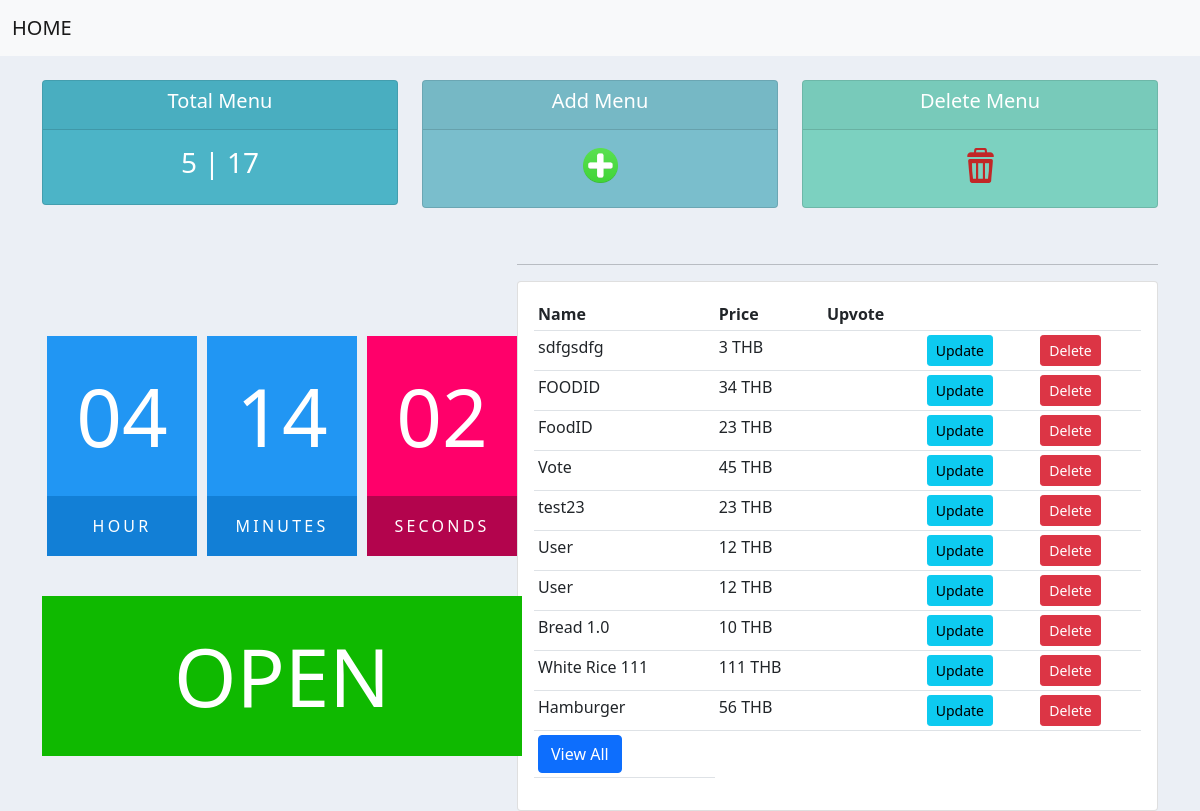
The app's page /dashboard/, older data.
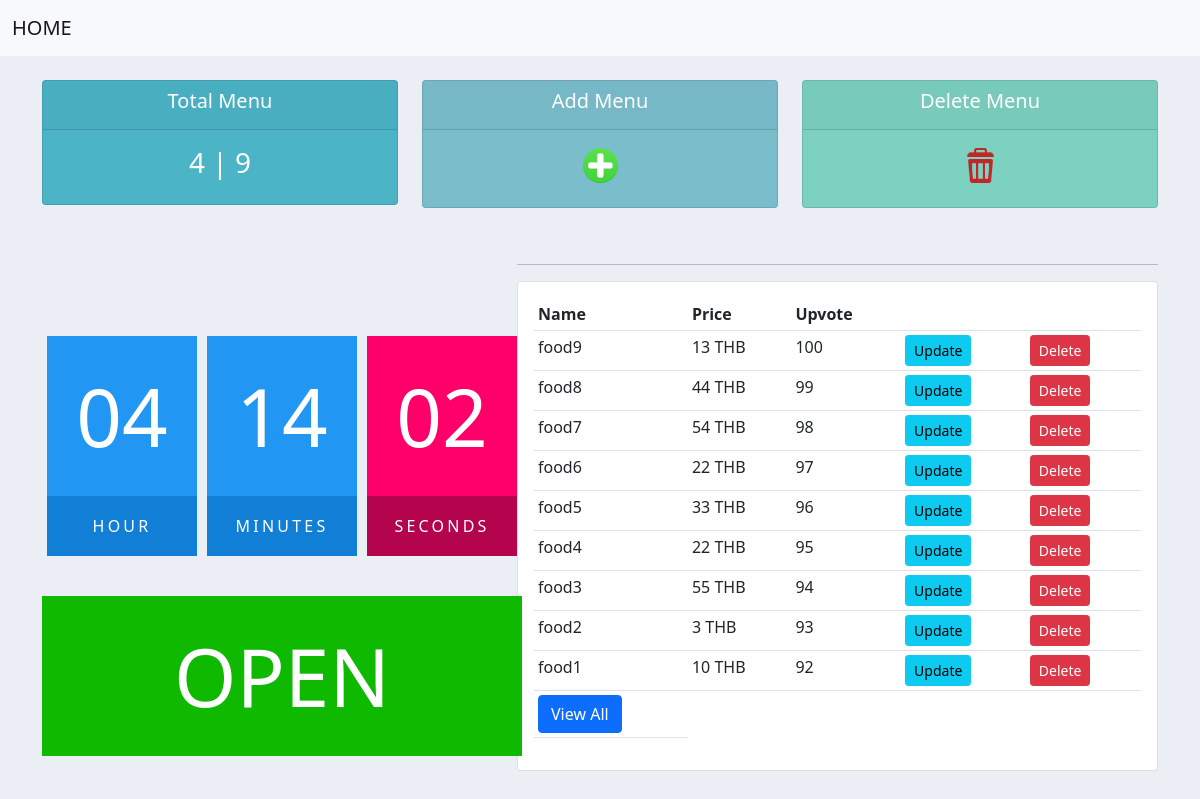
The same page, newer data.
### dashboard/models.py (models this page shows, shortened)
class Food(models.Model):
    DAYS = (
        ('Sunday', 'Sunday'),
        ('Monday', 'Monday'),
        ('Tuesday', 'Tuesday'),
        ('Wednesday', 'Wednesday'),
        ('Thursday', 'Thursday'),
        ('Friday', 'Friday'),
        ('Saturday', 'Saturday'),
    )
    foodId = models.AutoField(primary_key=True)
    foodImage = models.ImageField(upload_to='images/', null=True, blank=True)
    foodName = models.CharField(max_length=100)
    foodAddDate = models.DateTimeField(null=True, blank=True, auto_now=True)
    foodPrice = models.IntegerField(default=0)
    foodAvailableDay = models.CharField(max_length=20, choices=DAYS, null=True, blank=True)
    def __str__(self):
        return f"{self.foodId}"

class Vote(models.Model):
    voteId = models.AutoField(primary_key=True)
    foodId = models.OneToOneField(Food, on_delete=models.CASCADE)
    upVote = models.IntegerField(default=0)
    downVote = models.IntegerField(default=0)
    def __str__(self):
        return f"{self.foodId}"

### dashboard/views.py (the view)
# urls.py: path('', views.Dashboard.as_view(), name='index'),
class Dashboard(generic.ListView):
    model = Food
    template_name = 'dashboard/index.html'
    def get(self, request, *args, **kwargs):
        my_date = date.today()
        today = calendar.day_name[my_date.weekday()]
        today_listing = Food.objects.all().filter(foodAvailableDay = today)
        today_listing_count = today_listing.count()
        vote = Vote.objects.all()
        foods = Food.objects.all()
        feature = foods.order_by('-foodAddDate')[:10]
        count = foods.count()
        context = {
            'foods':feature,
            'count':count,
            'vote':vote,
            'today_listing_count': today_listing_count
        }
        return render(request, self.template_name, context)

### dashboard/templates/dashboard/index.html (shortened to what this page needs)
{% extends "dashboard/base.html" %}
{% load static %}
{% block main %}
<br>
<div class="container">
<div class="row">
	<div class="col">
		<div class="col-md">
			<div class="card text-center text-white  mb-3" id="total-orders">
			  	<div class="card-header">
			  		<h5 class="card-title">Total Menu</h5>
			  	</div>
			  	<div class="card-body">
			    	<h3 class="card-title">{{ today_listing_count }} | {{ count }}</h3>
			  	</div>
			</div>
		</div>
	</div>
	<div class="col">
		<div class="col-md">
			<div class="card text-center text-white  mb-3" id="orders-delivered">
			  	<div class="card-header">
			  		<h5 class="card-title">Add Menu</h5>
			  	</div>
			  	<div class="card-body">
			    	<h3 class="card-title"><a  href="{% url 'dashboard:add_post' %}"><img src="{% static 'dashboard/img/add.png' %}" alt="" width="35px"></a></h3>
			  	</div>
			</div>
		</div>
	</div>
	<div class="col">
		<div class="col-md">
			<div class="card text-center text-white  mb-3" id="orders-pending">
			  	<div class="card-header">
			  		<h5 class="card-title">Delete Menu</h5>
			  	</div>
			  	<div class="card-body">
			    	<h3 class="card-title"><a  href="{% url 'dashboard:delete_multi' %}"><img src="{% static 'dashboard/img/delete.png' %}" alt="" width="35px"></a></h3>
			  	</div>
			</div>
		</div>
	</div>
</div>
</div>
<br>
<div class="container">
    <div class="row">
        <div class="col-md-5">
            <div id="clock">
                <p>
                    <br>
                    <br>
                    <br>
                </p>
                <div id="time">
                    <div>
                       <span id="hour">00</span><span>Hour</span>
                    </div>
                    <div>
                       <span id="minutes">00</span><span>Minutes</span>
                    </div>
                    <div>
                       <span id="seconds">00</span><span>Seconds</span>
                    </div>
                </div>
                <p>
                    <br>
                </p>
                <div id="openClose">
                </div>
            </div>
        </div>
        <div class="col-md-7">
        <hr>
        <div class="card card-body">
            <table class="table table-sm">
                <tr>
                    <th>Name</th>
                    <th>Price</th>
                    <th>Upvote</th>
                    <th></th>
                    <th></th>
                </tr>
                    {% for food in foods %}
                    <tr>
                        <td>{{ food.foodName }}</td>
                        <td>{{ food.foodPrice }} THB</td>
                        <td>{{ food.vote }}</td>
                        <td><a class="btn btn-sm btn-info" href="{% url 'dashboard:editfood' food.foodId %}">Update</a></td>
                        <td><a class="btn btn-sm btn-danger" href="{% url 'dashboard:delete' food.foodId %}">Delete</a></td>
                    </tr>
                    {% empty %}
                    <p>No Food added yet</p>
                    {% endfor %}
                    <tr>
                        <td ><a href="{% url 'dashboard:viewallfood' %}" class="btn btn-primary">View All</a></td>
                    </tr>
            </table>
            </div>
        </div>
    </div>
    </div>
{% endblock %}

Row changes from the older to the newer data that the page shows:
removed Food: foodName "sdfgsdfg", foodPrice "3"
removed Food: foodName "FOODID", foodPrice "34"
removed Food: foodName "FoodID", foodPrice "23"
removed Food: foodName "Vote", foodPrice "45"
removed Food: foodName "test23", foodPrice "23"
removed Food: foodName "User", foodPrice "12"
removed Food: foodName "User", foodPrice "12"
removed Food: foodName "Bread 1.0", foodPrice "10"
removed Food: foodName "White Rice 111", foodPrice "111"
removed Food: foodName "Hamburger", foodPrice "56"
added Food: foodName "food9", foodPrice "13", vote "100"
added Food: foodName "food8", foodPrice "44", vote "99"
added Food: foodName "food7", foodPrice "54", vote "98"
added Food: foodName "food6", foodPrice "22", vote "97"
added Food: foodName "food5", foodPrice "33", vote "96"
added Food: foodName "food4", foodPrice "22", vote "95"
added Food: foodName "food3", foodPrice "55", vote "94"
added Food: foodName "food2", foodPrice "3", vote "93"
added Food: foodName "food1", foodPrice "10", vote "92"
Text that changed along with them:
{{ today_listing_count }}: "5" → "4"
{{ count }}: "17" → "9"
